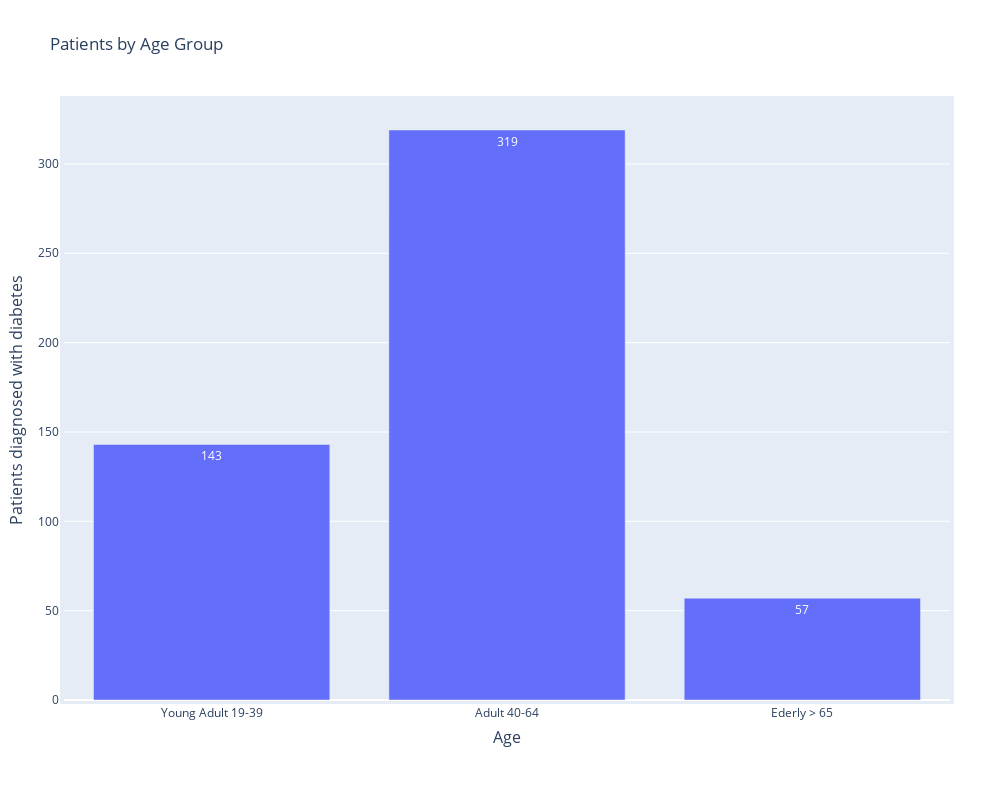

This figure's notebook cell:
### Code cell
fig = px.bar(age_group_df, x='Age Group', y='persons', text='persons', width=1000,height=600,title="Patients by Age Group")
fig.update_traces(textposition='inside')
fig.update_layout(
    uniformtext_minsize=12, 
    uniformtext_mode='hide',
    autosize=False,
    width=1000,
    height=800,
    margin=dict(
        l=50,
        r=50,
        b=100,
        t=100,
        pad=4,
    ),
     yaxis=dict(
        title_text='Patients diagnosed with diabetes',
        titlefont=dict(size=16)
    ),
    xaxis=dict(
        title_text="Age",
        titlefont=dict(size=16)
    ),
    paper_bgcolor="white"
)
fig.show()

### Figure 1 — Plotly figure (JSON) as saved in the notebook; plotly's stock layout.template omitted (floating-point values rounded to 4 significant figures)
{"data": [{"alignmentgroup": "True", "hovertemplate": "Age Group=%{x}<br>persons=%{text}<extra></extra>", "legendgroup": "", "marker": {"color": "#636efa", "pattern": {"shape": ""}}, "name": "", "offsetgroup": "", "orientation": "v", "showlegend": false, "text": ["143", "319", "57"], "textposition": "inside", "type": "bar", "x": ["Young Adult 19-39", "Adult 40-64", "Ederly > 65"], "xaxis": "x", "y": [143, 319, 57], "yaxis": "y"}], "layout": {"autosize": false, "barmode": "relative", "height": 800, "legend": {"tracegroupgap": 0}, "margin": {"b": 100, "l": 50, "pad": 4, "r": 50, "t": 100}, "paper_bgcolor": "white", "title": {"text": "Patients by Age Group"}, "uniformtext": {"minsize": 12, "mode": "hide"}, "width": 1000, "xaxis": {"anchor": "y", "domain": [0, 1], "title": {"font": {"size": 16}, "text": "Age"}}, "yaxis": {"anchor": "x", "domain": [0, 1], "title": {"font": {"size": 16}, "text": "Patients diagnosed with diabetes"}}}}
